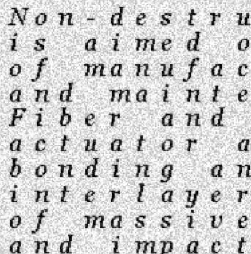
%> input picture binaryzacja/tekst.bmp, 251 x 254 px
$ octave lab5tekst.m   (GNU Octave 9; MATLAB toolbox functions it lacks are replaced by stand-ins)
%> lines starting %> are read from the running program, lines starting %| are printed output that depends on the picture; in (x1, y1, x2, y2) boxes, pixels count from 0 and x2, y2 are one past the last pixel; in counts of white or black regions, pixels touching at a corner belong together; the program's own positions count from 1
### binaryzacja/clusterKittler.m
%% Wyznaczenie progu binaryzacji metoda CLUSTER KITTLER

% Autor: Tomasz Kryjak
% Laboratorium Biocybernetyki AGH
% Utworzono            : 08.09.2009
% Ostatnia modyfikajca : 08.09.2009


function Topt = clusterKittler(obraz)

    [H x] = imhist(obraz);

    p = H / sum(H);

    w_k = cumsum(p);
    mi_k = cumsum(p .* (1:256)');


    w_0 = w_k;
    w_1 = 1 -w_k;

    mi_0 = mi_k ./ w_k;
    mi_T = mi_k(end);
    mi_1 = (mi_T-mi_k)./(1-w_k);

    for T= 1:1:256
        o_0(T) = sum( (((1:T)' -mi_0(T)).^2) .*p(1:T))./w_0(T);
        o_1(T) = sum( (((T+1:256)' -mi_1(T)).^2) .*p(T+1:256))./w_1(T);
    end

    o_0 = sqrt(o_0);
    o_1 = sqrt(o_1);


    J = 1 + 2*( w_0.*log10(o_0)' + w_1.*log10(o_1)') - 2*(w_0.*log10(w_0)+w_1.*log10(w_1));

    for i = 1:1:256
        if ( J(i) == -Inf)
            J(i) = NaN;
        end
    end

    [value Topt] = min(J);

end

### binaryzacja/entropyYen.m
%% Wyznaczenie progu binaryzacji metoda ENTROPY YEN

% Autor: Tomasz Kryjak
% Laboratorium Biocybernetyki AGH
% Utworzono            : 07.10.2009
% Ostatnia modyfikajca : 07.10.2009

function Topt = entropyYen(obraz)


    % Histogram
    [H x] = imhist(obraz);

    % Gestosc prawdopodobienstwa
    p = H / sum(H);

    % Histogram skumulowany (dystrybuanta)
    P = cumsum(p);

    Hf = zeros(1,256);
    Hb = zeros(1,256);

% Obliczanie Hf i Hb
    for T=1:1:256

        suma = 0;
        for i=1:1:T
            z = (p(i)/P(T))^2;


            % Dystrybuanta = 0 -> Entropia nieskonczona
            if ( p(T) == 0 )
                z = Inf;
            end
            suma = suma + z;
        end
        Hf(T) = -1*log(suma);

        suma = 0;
        for i=T+1:1:256
            z = (p(i)/(1-P(T)))^2;


            % Dystrybuanta = 0 -> Entropia nieskonczona
            if ( p(T) == 1 )
                z = Inf;
            end

            suma = suma + z;
        end
        Hb(T) = -1*log(suma);

    end

    HH = Hf + Hb;
    [v Topt] = max(HH);

    % Zabezpieczenie przed Inf
    while ( v == Inf )
        HH(Topt) = -Inf;
        [v Topt] = max(HH);
    end

    % Korekcja o 1
    Topt = Topt-1;
end

### binaryzacja/lab5tekst.m
close all;
clearvars;
clc;

rice = imread('tekst.bmp');
%> rice is the input picture: size 254x251 uint8; min 0, max 255, mean 204.8

ricebw = im2bw(rice, 120/255);
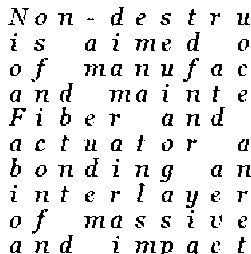
%> ricebw: size 254x251 logical; 90% white; black in thin lines or dots
ricebwotsu = im2bw(rice, graythresh(rice));
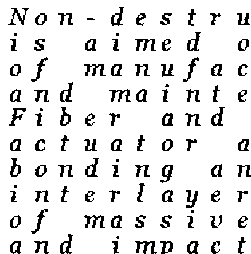
%> ricebwotsu: size 254x251 logical; 88.7% white; 99 black regions (9 under 20 px), largest, box (x1, y1, x2, y2) and area: (135, 241, 157, 254) 141, (84, 64, 106, 76) 130, (84, 215, 105, 228) 130
ricebwkittler = im2bw(rice, clusterKittler(rice)/255);
%> in clusterKittler, `[H x] = imhist(obraz);`: H = 256 values, max 1104 at index 239, min 20 at index 123, mean 249; x = 256 values from 0 to 255
%> in clusterKittler, `p = H / sum(H);`: p = 256 values, max 0.0173 at index 239, min 0.000314 at index 123, mean 0.00391
%> in clusterKittler, `w_k = cumsum(p);`: w_k = 256 values from 0.00152 to 1
%> in clusterKittler, `mi_k = cumsum(p .* (1:256)');`: mi_k = 256 values from 0.00152 to 205.8
%> in clusterKittler, `w_0 = w_k;`: w_0 = 256 values from 0.00152 to 1
%> in clusterKittler, `w_1 = 1 -w_k;`: w_1 = 256 values, max 0.998 at index 1, min -4.44e-16 at index 256, mean 0.8
%> in clusterKittler, `mi_0 = mi_k ./ w_k;`: mi_0 = 256 values from 1 to 205.8
%> in clusterKittler, `mi_T = mi_k(end);`: mi_T = 205.8
%> in clusterKittler, `mi_1 = (mi_T-mi_k)./(1-w_k);`: mi_1 = 256 values, max 256 at index 255, min 0 at index 256, mean 223.3
%> after the loop in clusterKittler, `for T= 1:1:256`: o_0 = 256 values, max 4628.2 at index 205, min 0 at index 1, mean 1725.8; o_1 = 256 values, max 3047.9 at index 1, min 0 at index 256, mean 840.7
%> in clusterKittler, `o_0 = sqrt(o_0);`: o_0 = 256 values, max 68.03 at index 205, min 0 at index 1, mean 35.9
%> in clusterKittler, `o_1 = sqrt(o_1);`: o_1 = 256 values, max 55.21 at index 1, min 0 at index 256, mean 25.27
%> in clusterKittler, `[value Topt] = min(J);`: value = 3.99; Topt = 168
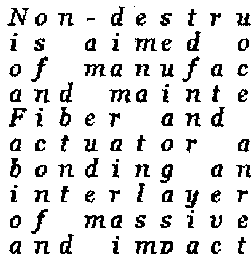
%> ricebwkittler: size 254x251 logical; 86.8% white; 100 black regions (11 under 20 px), largest, box (x1, y1, x2, y2) and area: (135, 241, 157, 254) 155, (84, 215, 106, 228) 153, (109, 89, 131, 103) 148
ricebwyen = im2bw(rice, entropyYen(rice)/255);
%> in entropyYen, `P = cumsum(p);`: P = 256 values from 0.00152 to 1
%> after the loop in entropyYen, `for T=1:1:256`: Hf = 256 values, max 5.11 at index 183, min 0 at index 1, mean 4.21
%> in entropyYen, `[v Topt] = max(HH);`: v = Inf; Topt = 256
%> the loop in entropyYen, `while ( v == Inf )` made 1 pass
%> (v, Topt) on pass 1: (9.25, 181)
%> in entropyYen, `Topt = Topt-1;`: Topt = 180
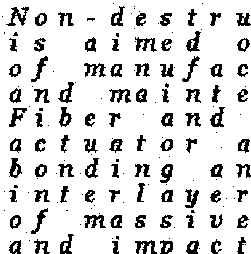
%> ricebwyen: size 254x251 logical; 85.4% white; 167 black regions (78 under 20 px), largest, box (x1, y1, x2, y2) and area: (6, 7, 29, 26) 172, (135, 240, 157, 254) 166, (109, 89, 131, 103) 162

figure(7);
subplot(3,2,1);
imshow(rice);
title('Original');
subplot(3,2,2);
imhist(rice);
title('Histogram');
subplot(3,2,3);
imshow(ricebw);
title(strcat('recznie ',num2str(150/255)));
subplot(3,2,4);
imshow(ricebwotsu);
title(strcat('Otsu ',num2str(graythresh(rice))));
subplot(3,2,5);
imshow(ricebwkittler);
title(strcat('Kittler ',num2str(clusterKittler(rice)/255)));
subplot(3,2,6);
imshow(ricebwyen);
title(strcat('Yen ',num2str(entropyYen(rice)/255)));
%> the loop in entropyYen (call 2), `while ( v == Inf )` made 1 pass
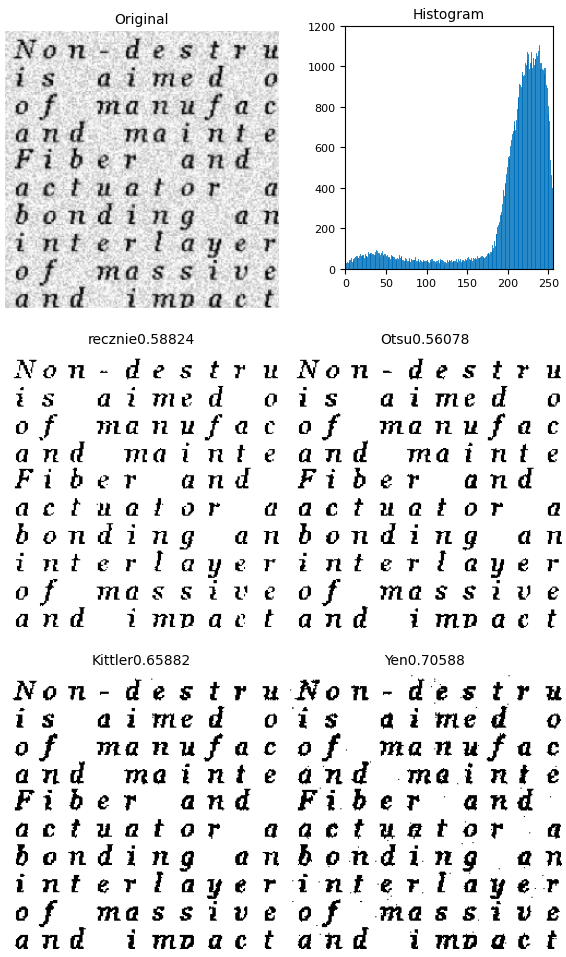
%> figure redrawn from the program's plot data, 6 panels

$ run again, with binaryzacja/katalog.bmp copied over binaryzacja/tekst.bmp
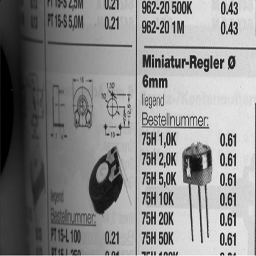
%> input picture binaryzacja/katalog.bmp, 256 x 256 px
%> rice is the input picture: size 256x256 uint8; min 0, max 251, mean 138
%> ricebw: size 256x256 logical; 60.2% white; 176 black regions (75 under 20 px), largest, box (x1, y1, x2, y2) and area: (0, 0, 132, 255) 17594, (88, 146, 123, 216) 1386, (183, 145, 212, 243) 940
%> ricebwotsu: size 256x256 logical; 57.5% white; 157 black regions (59 under 20 px), largest, box (x1, y1, x2, y2) and area: (0, 0, 132, 255) 19671, (88, 146, 123, 216) 1434, (182, 142, 212, 243) 1013
%> H = 256 values, max 1009 at index 1, min 0 at index 244, mean 256; x = 256 values from 0 to 255
%> p = 256 values, max 0.0154 at index 1, min 0 at index 244, mean 0.00391
%> w_k = 256 values from 0.0154 to 1
%> mi_k = 256 values from 0.0154 to 139
%> w_0 = 256 values from 0.0154 to 1
%> w_1 = 256 values, max 0.985 at index 1, min 0 at index 252, mean 0.539
%> mi_0 = 256 values from 1 to 139
%> mi_T = 139
%> after the loop in clusterKittler, `for T= 1:1:256`: o_0 = 256 values from 0 to 4723.6
%> in clusterKittler, `o_0 = sqrt(o_0);`: o_0 = 256 values from 0 to 68.73
%> in clusterKittler, `[value Topt] = min(J);`: value = 4.53; Topt = 194
%> `ricebwkittler = im2bw(rice, clusterKittler(rice)/255);`:
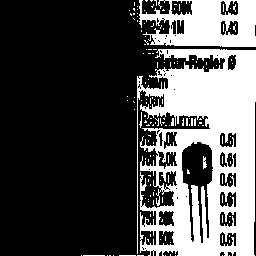
%> ricebwkittler: size 256x256 logical; 31.2% white; 158 white regions (152 under 20 px), largest, box (x1, y1, x2, y2) and area: (137, 49, 256, 256) 16061, (139, 0, 256, 47) 3767, (203, 156, 207, 169) 34, (139, 112, 142, 128) 22, (83, 255, 105, 256) 22, (171, 118, 174, 126) 20
%> P = 256 values from 0.0154 to 1
%> in entropyYen, `[v Topt] = max(HH);`: v = 8.94; Topt = 135
%> in entropyYen, `Topt = Topt-1;`: Topt = 134
%> `ricebwyen = im2bw(rice, entropyYen(rice)/255);`:
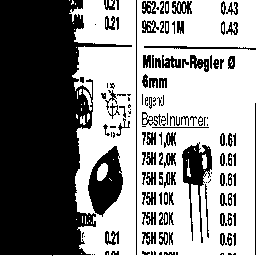
%> ricebwyen: size 256x256 logical; 55.7% white; 142 black regions (48 under 20 px), largest, box (x1, y1, x2, y2) and area: (0, 0, 132, 256) 20685, (88, 146, 123, 217) 1453, (182, 142, 212, 243) 1064
